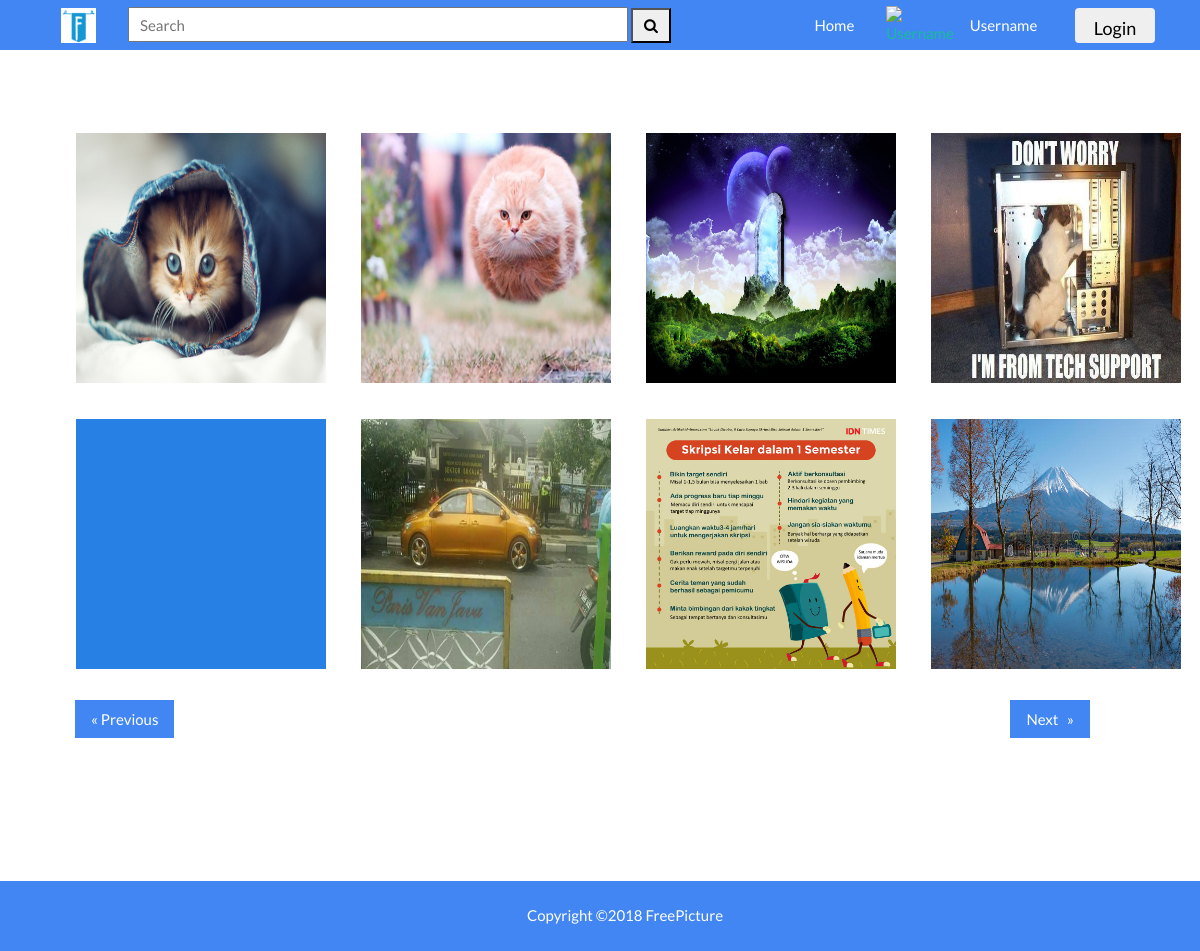
Before: / with the older database file.
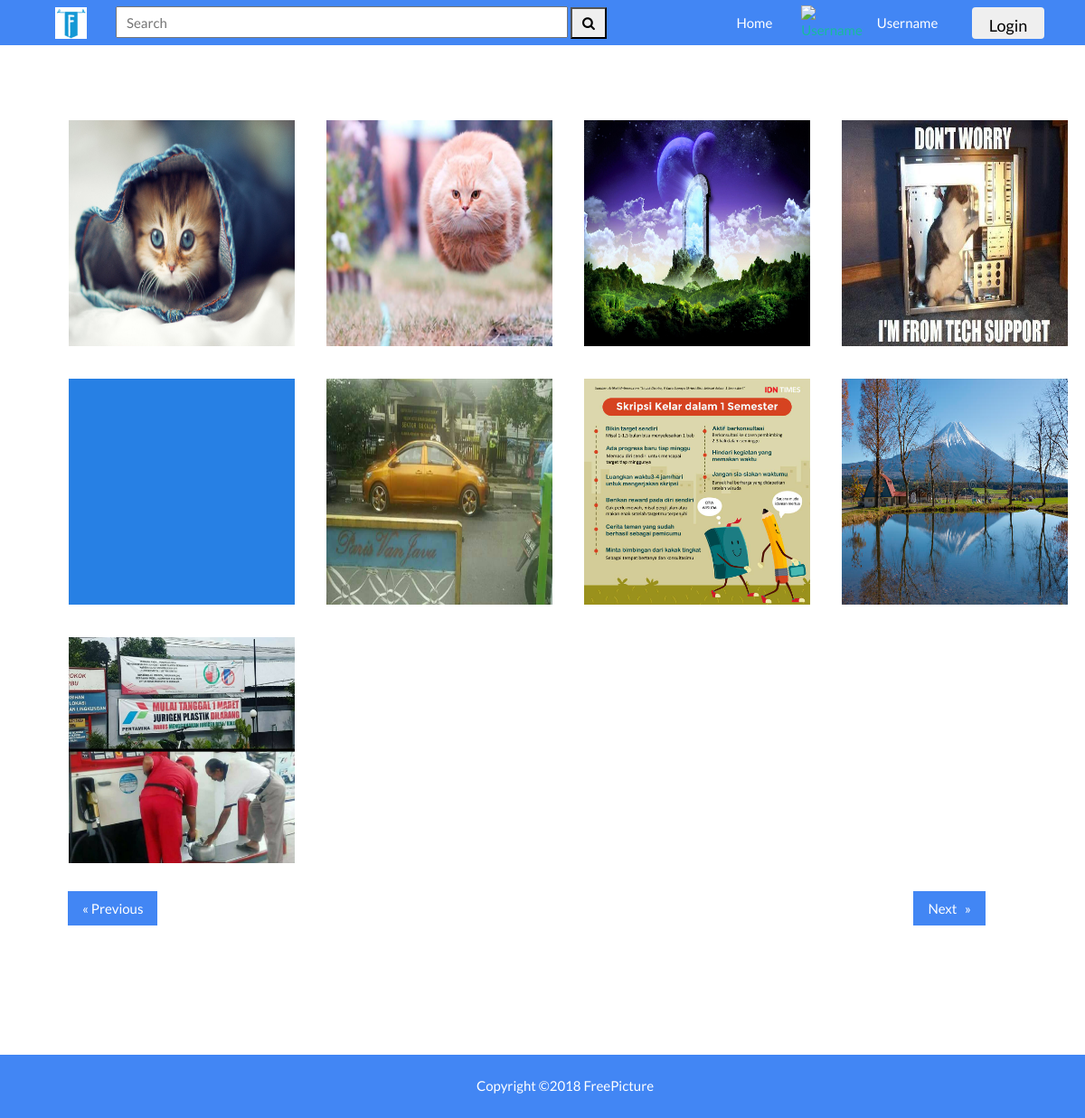
After: the same page with the newer database file.
### tables this page shows
CREATE TABLE `t_gambar` (
  `id_gambar` int(11) NOT NULL,
  `id_user` int(11) NOT NULL,
  `id_ekstensi_gambar` int(11) NOT NULL,
  `nama_gambar` varchar(100) NOT NULL,
  `nama_file` varchar(200) NOT NULL,
  `jumlah_like` int(11) NOT NULL,
  `jumlah_view` int(11) NOT NULL
);

### application/controllers/Home.php (called while the page is built, shortened)
<?php
class Home extends CI_Controller {
	public function __construct()
	{
		$this->load->helper(array('form'));
		$this->load->model(array('UserModel', 'CookieModel', 'ModelGambar', 'CommentModel'));
	}
	public function index()
	{
		$cookie = $this->CookieModel->getCookie();
		if ($cookie !== null){
			$user_data = $this->UserModel->getUserData($cookie);
			if ($user_data->id_role == 2){
				redirect(site_url('admin'));
			}else {
				$data['semua_gambar'] = $this->loadAllGambar();
				$this->load->view('v_header');
				$this->load->view('v_home', $data);
			}
		}else {
			$data['semua_gambar'] = $this->loadAllGambar();
			$this->load->view('v_header');
			$this->load->view('v_home', $data);
		}
	}
	public function loadAllGambar() {
		$data_gambar = $this->ModelGambar->getAllGambar();
		return $data_gambar;
	}
}

### index.php (called while the page is built, shortened)
<?php
require_once BASEPATH.'core/CodeIgniter.php';

### application/models/CookieModel.php (called while the page is built, shortened)
<?php
	class CookieModel extends CI_Model {
		public function getCookie(){
       		$cookie = get_cookie('user', TRUE);
       		if ($cookie != NULL){
       			return $cookie;
       		}else {
       			return null;
       		}
		}
	}
?>

### application/models/ModelGambar.php (called while the page is built, shortened)
<?php
	class ModelGambar extends CI_Model {
		public function getAllGambar() {
			$q = $this->db->select('*')->from('t_gambar')->get();
			return $q->result();
		}
	}
?>

### application/views/v_home.php (the view, shortened to what this page needs)
	<br>
	<br>
    <div class="row" style="padding-top: 10px; padding-center: 120px;">
    	<?php foreach ($semua_gambar as $value) { ?>
    		<div class="column">
			    <a href="<?php echo site_url('highlight/'.$value->nama_file); ?>"><img src="<?php echo site_url('upload/'.$value->nama_file); ?>" width="200" height="200"></a>
			</div>
		<?php } ?>
	  <br>
	  <br>
	</div>
	<br>
	<div class="row">
		<div class="col-md-6" align="left">
		  <a href="#" class="previous">&laquo; Previous</a>
		</div>
		<div class="col-md-5" align="right">
		  <a href="#" class="next">Next &nbsp &raquo;</a>
		</div>
	</div>
	<br>
	<br>
	<div style="padding-top: 98px;">
    	<div class="footer" style="height: 70px;"><br>
            <center>Copyright ©2018 FreePicture</center>
		</div>
    </div>
</body>
</html>

### application/views/v_header.php (shortened to what this page needs)
<!DOCTYPE html>
<html>
<head>
	<link href="<?php echo site_url('assets/css/bootswatch/bootstrap.min.css') ?>" rel="stylesheet">
    <link href="<?php echo site_url('assets/css/bootswatch/style.css') ?>" rel="stylesheet">
    <link href="<?php echo site_url('assets/css/style2.css') ?>" rel="stylesheet">
    <link rel="stylesheet" href="https://cdnjs.cloudflare.com/ajax/libs/font-awesome/4.7.0/css/font-awesome.min.css">
</head>
<body>
	<nav class="navbar navbar-expand-lg navbar-light navcolor" style="height: 50px;">
	  <div class="container">
		  <a class="navbar-brand" href="<?php echo site_url() ?>"><img height="35px" width="35px" src="<?php echo site_url('assets/img/WebsiteLogo2.png') ?>"></a>
		  <div class="topnav">
  			<div class="search-container">
    		  <form action="<?php echo site_url('cari_gambar'); ?>" method="get">
	      		  <input style="width: 500px; height: 35px; padding-left: 10px;" type="text" placeholder="Search" name="search">
	      		  <button style ="width:40px; height: 35px;" type="submit"><i class="fa fa-search"></i></button>
    		  </form>
  			</div>
		  </div>
		  <div class="collapse navbar-collapse">
		  	<?php if ($this->CookieModel->getCookie() == null) { ?>
		      	<div class="col-md-5"> </div>
			  	<a class="navbar-nav mr-auto" style="color: white; " href="<?php echo site_url() ?>">Home</a>
			  	<a href="<?php echo site_url('profil'); ?>">
			  		<img src="https://cdn.iconscout.com/public/images/icon/premium/png-512/account-avatar-male-man-person-profile-363ed8899dda8c42-512x512.png" alt="Username" style="width:40px;">
			  	</a>
			  	<a class="navbar-nav mr-auto" style="color: white; " href="<?php echo site_url('profil'); ?>">
			  		Username
			  	</a>
		    <?php } ?>
		  </div>
		  <div class="collapse navbar-collapse" id="navbarColor01">
		      <?php if ($this->CookieModel->getCookie() == null) { ?>
		      	<button style="width: 80px; height: 35px; font-size: 18px;" class="btn btn-default" onclick="location.href='<?php echo site_url('login'); ?>'">Login</button>
		      <?php	} else { ?>
		      	<button style="width: 80px; height: 35px; font-size: 18px;" class="btn btn-default" onclick="location.href='<?php echo site_url('logout'); ?>'">Logout</button>
		      <?php	} ?>
		  </div>
	  </div>
	</nav>

### assets/css/bootswatch/style.css (style rules this page uses)
.navcolor { background-color: #4286f4; }

### assets/css/style2.css (style rules this page uses)
.row { padding-left: 75px; display: flex; flex-wrap: wrap; margin-right: 0px; }
.column { flex: 25%; max-width: 25%; }
.column img { margin-top: 20px; width: 250px; height: 250px; }
a { text-decoration: none; display: inline-block; padding: 8px 16px; position: relative; }
.previous { background-color: #4286f4; color: white; }
.next { background-color: #4286f4; color: white; }
.footer { position: relative; width: 100%; background-color: #4286f4; color: white; padding-left: 50px; }

Changed rows visible on the page:
added t_gambar: nama_file (picture)
